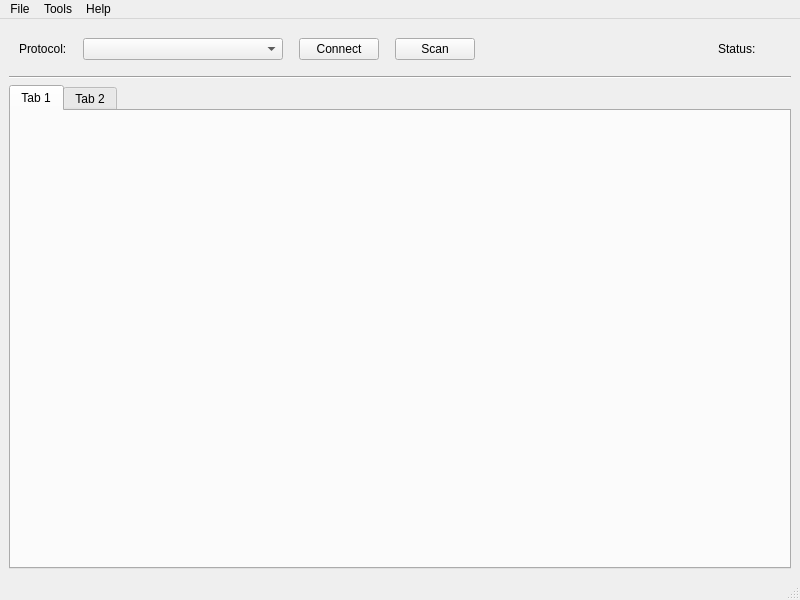
<?xml version="1.0" encoding="UTF-8"?>
<ui version="4.0">
 <class>diagnosticMainWindow</class>
 <widget class="QMainWindow" name="diagnosticMainWindow">
  <property name="geometry">
   <rect>
    <x>0</x>
    <y>0</y>
    <width>800</width>
    <height>600</height>
   </rect>
  </property>
  <property name="windowTitle">
   <string>DiagnosticMainWindow</string>
  </property>
  <widget class="QWidget" name="centralwidget">
   <layout class="QVBoxLayout" name="verticalLayout">
    <item>
     <widget class="QWidget" name="widget" native="true">
      <property name="sizePolicy">
       <sizepolicy hsizetype="Preferred" vsizetype="Preferred">
        <horstretch>0</horstretch>
        <verstretch>0</verstretch>
       </sizepolicy>
      </property>
      <layout class="QHBoxLayout" name="horizontalLayout">
       <property name="spacing">
        <number>16</number>
       </property>
       <property name="leftMargin">
        <number>10</number>
       </property>
       <property name="topMargin">
        <number>10</number>
       </property>
       <property name="rightMargin">
        <number>12</number>
       </property>
       <property name="bottomMargin">
        <number>10</number>
       </property>
       <item>
        <widget class="QLabel" name="label">
         <property name="text">
          <string>Protocol:</string>
         </property>
        </widget>
       </item>
       <item>
        <widget class="QComboBox" name="comboBrand">
         <property name="minimumSize">
          <size>
           <width>200</width>
           <height>0</height>
          </size>
         </property>
         <property name="maximumSize">
          <size>
           <width>220</width>
           <height>16777215</height>
          </size>
         </property>
        </widget>
       </item>
       <item>
        <widget class="QPushButton" name="ConnectButton">
         <property name="text">
          <string>Connect</string>
         </property>
        </widget>
       </item>
       <item>
        <widget class="QPushButton" name="ScanButton">
         <property name="text">
          <string>Scan</string>
         </property>
        </widget>
       </item>
       <item>
        <spacer name="horizontalSpacer_4">
         <property name="orientation">
          <enum>Qt::Orientation::Horizontal</enum>
         </property>
         <property name="sizeHint" stdset="0">
          <size>
           <width>40</width>
           <height>20</height>
          </size>
         </property>
        </spacer>
       </item>
       <item>
        <widget class="QLabel" name="Statuslabel">
         <property name="text">
          <string>Status:</string>
         </property>
        </widget>
       </item>
       <item>
        <widget class="QLabel" name="ledStatus">
         <property name="text">
          <string/>
         </property>
         <property name="margin">
          <number>10</number>
         </property>
        </widget>
       </item>
      </layout>
     </widget>
    </item>
    <item>
     <widget class="QFrame" name="frame">
      <property name="frameShape">
       <enum>QFrame::Shape::HLine</enum>
      </property>
      <property name="frameShadow">
       <enum>QFrame::Shadow::Sunken</enum>
      </property>
     </widget>
    </item>
    <item>
     <widget class="QTabWidget" name="tabWidget">
      <widget class="QWidget" name="tab">
       <attribute name="title">
        <string>Tab 1</string>
       </attribute>
      </widget>
      <widget class="QWidget" name="tab_2">
       <attribute name="title">
        <string>Tab 2</string>
       </attribute>
      </widget>
     </widget>
    </item>
   </layout>
  </widget>
  <widget class="QMenuBar" name="menubar">
   <property name="geometry">
    <rect>
     <x>0</x>
     <y>0</y>
     <width>800</width>
     <height>22</height>
    </rect>
   </property>
   <widget class="QMenu" name="menuFile">
    <property name="title">
     <string>File</string>
    </property>
    <addaction name="actionExit"/>
   </widget>
   <widget class="QMenu" name="menuTools">
    <property name="title">
     <string>Tools</string>
    </property>
    <widget class="QMenu" name="menuSelect_Language">
     <property name="title">
      <string>Select Language</string>
     </property>
     <addaction name="actionSpanish_M_xico"/>
    </widget>
    <addaction name="actionConfiguration"/>
    <addaction name="menuSelect_Language"/>
   </widget>
   <widget class="QMenu" name="menuHelp">
    <property name="title">
     <string>Help</string>
    </property>
   </widget>
   <addaction name="menuFile"/>
   <addaction name="menuTools"/>
   <addaction name="menuHelp"/>
  </widget>
  <widget class="QStatusBar" name="statusbar"/>
  <action name="actionExit">
   <property name="text">
    <string>Exit</string>
   </property>
  </action>
  <action name="actionConfiguration">
   <property name="text">
    <string>Configuration</string>
   </property>
  </action>
  <action name="actionSpanish_M_xico">
   <property name="text">
    <string>Spanish (México)</string>
   </property>
  </action>
 </widget>
 <resources/>
 <connections/>
</ui>
